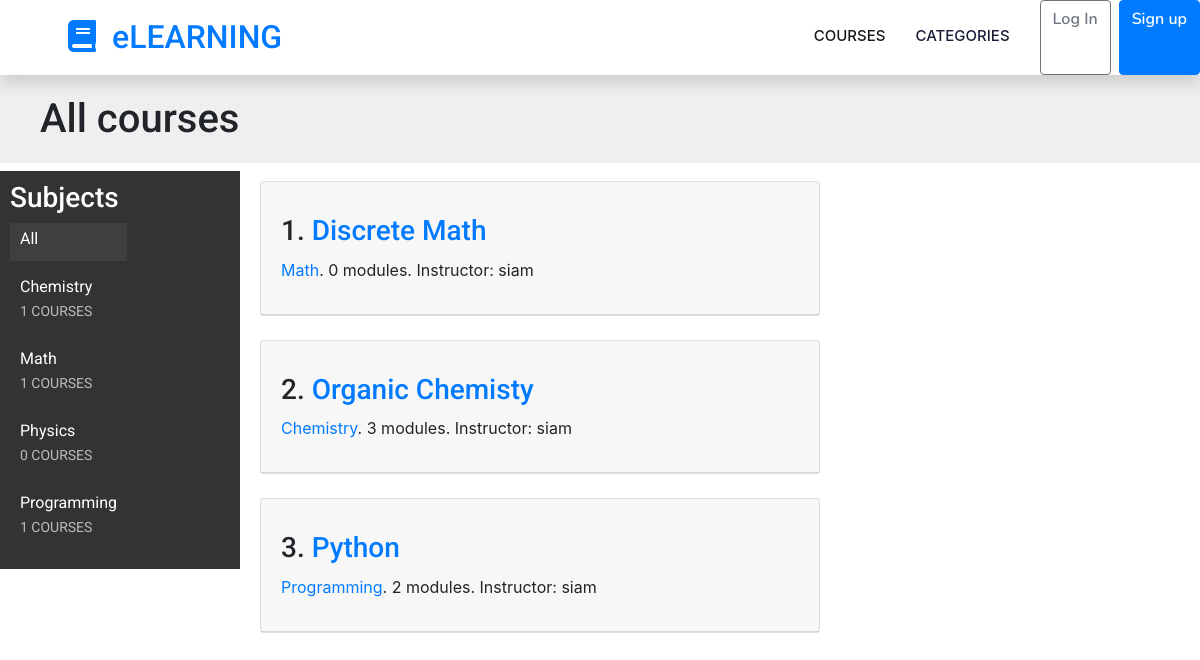
Page /courses/ on the committed database.
### courses/models.py (models this page shows, shortened)
class Subject(models.Model):
    title = models.CharField(max_length=200)
    slug = models.SlugField(max_length=200, unique=True)
    class Meta:
        ordering = ['title']
    def __str__(self):
        return self.title

class Course(models.Model):
    owner = models.ForeignKey(User,
                    related_name='courses_created',
                    on_delete=models.CASCADE)
    subject = models.ForeignKey(Subject, related_name='courses',
                        on_delete=models.CASCADE)
    title = models.CharField(max_length=200)
    slug = models.SlugField(max_length=200, unique=True)
    overview = models.TextField()
    created = models.DateTimeField(auto_now_add=True)
    students = models.ManyToManyField(User,
                                      related_name='courses_joined',
                                      blank=True)
    class Meta:
        ordering = ['-created']

### courses/views.py (the view)
# urls.py: path('courses/', CourseListView.as_view(), name='course_list'),
class CourseListView(TemplateResponseMixin, View):
    model = Course
    template_name = 'courses/course/list.html'
    def get(self, request, subject=None):
        subjects = Subject.objects.annotate(
                            total_courses=Count('courses'))
        courses = Course.objects.annotate(
                            total_modules=Count('modules'))
        if subject:
            subject = get_object_or_404(Subject, slug=subject)
            courses = courses.filter(subject=subject)
        return self.render_to_response({'subjects': subjects,
                                        'subject': subject,
                                        'courses': courses})

### templates/courses/course/list.html (shortened to what this page needs)
{% extends "base.html" %}
{% block content %}
<h1>
    {% if subject %}
    {{ subject.title }} courses
    {% else %}
    All courses
    {% endif %}
</h1>
<div class="contents">
    <h3>Subjects</h3>
    <ul id="modules">
        <li {% if not subject %}class="selected" {% endif %}>
            <a href="{% url 'course_list' %}">All</a>
        </li>
        {% for s in subjects %}
        <li {% if subject == s %}class="selected" {% endif %}>
            <a href="{% url 'course_list_subject' s.slug %}">
                {{ s.title }}
                <br><span>{{ s.total_courses }} courses</span>
            </a>
        </li>
        {% endfor %}
    </ul>
</div>
<div class="module">
    {% for course in courses %}
    {% with subject=course.subject %}
    <div class="card">
        <div class="card-header">
            <h3>{{forloop.counter}}. <a href="{% url 'course_detail' course.slug %}">{{ course.title }}</a></h3>
            <p>
                <a href="{% url 'course_list_subject' subject.slug %}">{{ subject }}</a>.
                {{ course.total_modules }} modules.
                Instructor: {{ course.owner.get_full_name }}
            </p>
        </div>
    </div>
    {% endwith %}
    <br>
    {% endfor %}
</div>
{% endblock %}

### static/css/base.css (style rules this page uses)
body { margin:0; font-family:'Roboto', sans-serif; font-weight:400; color:#333; }
a { color:#3fad37; text-decoration:none; }
ul { float:left; }
h1, h2, h3, h4, h5, h6 { font-family:'Roboto', sans-serif; font-weight:300; }
h1 { background:#efefef; width:100%; overflow:auto; padding:20px 0 20px 40px; margin:0; }
.module { padding:10px 20px; float:left; width:600px; }
.module h3 { margin:20px 0 0; padding:0; width:100%; }
.module p { margin:10px 0 20px; width:100%; float:left; }
.contents { width:20%; padding:10px; float:left; background:#333; color: #fff; font-family:'Roboto', sans-serif; }
.contents ul { list-style:none; margin:0; padding:0; }
.contents ul li { margin:0 0 10px 0; padding:4px 10px 10px; overflow:auto; }
.contents ul li.selected { background:#3f3f3f; }
.contents ul span { text-transform:uppercase; color:#bbb; font-size:14px; }
.contents ul a { display:block; color:#fff; text-decoration:none; }

### static/css/style.css (style rules this page uses)
:root { --primary: #06BBCC; --light: #F0FBFC; --dark: #181d38; }

### templates/base/navbar.html (style rules this page uses)
body { top:0 !important; }

### rows in the picture
Subject: title "Chemistry", total_courses "1"
Subject: title "Math", total_courses "1"
Subject: title "Physics", total_courses "0"
Subject: title "Programming", total_courses "1"
Course: title "Discrete Math", subject "Math", total_modules "0", owner.get_full_name "siam"
Course: title "Organic Chemisty", subject "Chemistry", total_modules "3", owner.get_full_name "siam"
Course: title "Python", subject "Programming", total_modules "2", owner.get_full_name "siam"
